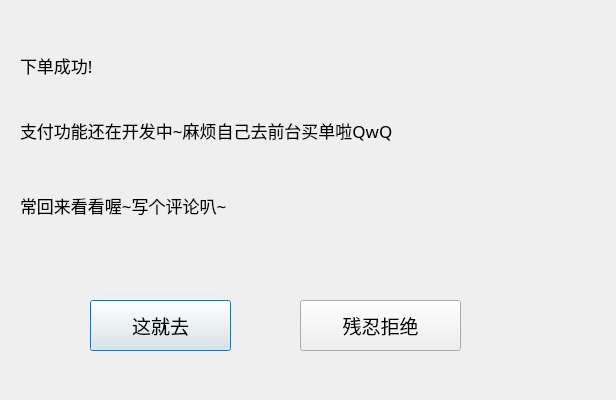
<?xml version="1.0" encoding="UTF-8"?>
<ui version="4.0">
 <class>GoToComment</class>
 <widget class="QDialog" name="GoToComment">
  <property name="geometry">
   <rect>
    <x>0</x>
    <y>0</y>
    <width>616</width>
    <height>400</height>
   </rect>
  </property>
  <property name="windowTitle">
   <string>Dialog</string>
  </property>
  <widget class="QLabel" name="label">
   <property name="geometry">
    <rect>
     <x>20</x>
     <y>30</y>
     <width>181</width>
     <height>71</height>
    </rect>
   </property>
   <property name="font">
    <font>
     <family>微软雅黑</family>
     <pointsize>13</pointsize>
    </font>
   </property>
   <property name="text">
    <string>下单成功!</string>
   </property>
  </widget>
  <widget class="QLabel" name="label_2">
   <property name="geometry">
    <rect>
     <x>20</x>
     <y>100</y>
     <width>581</width>
     <height>61</height>
    </rect>
   </property>
   <property name="font">
    <font>
     <family>微软雅黑</family>
     <pointsize>13</pointsize>
    </font>
   </property>
   <property name="text">
    <string>支付功能还在开发中~麻烦自己去前台买单啦QwQ</string>
   </property>
  </widget>
  <widget class="QLabel" name="label_3">
   <property name="geometry">
    <rect>
     <x>20</x>
     <y>170</y>
     <width>441</width>
     <height>71</height>
    </rect>
   </property>
   <property name="font">
    <font>
     <family>微软雅黑</family>
     <pointsize>13</pointsize>
    </font>
   </property>
   <property name="text">
    <string>常回来看看喔~写个评论叭~</string>
   </property>
  </widget>
  <widget class="QPushButton" name="goto_2">
   <property name="geometry">
    <rect>
     <x>90</x>
     <y>300</y>
     <width>141</width>
     <height>51</height>
    </rect>
   </property>
   <property name="sizePolicy">
    <sizepolicy hsizetype="Preferred" vsizetype="Preferred">
     <horstretch>0</horstretch>
     <verstretch>0</verstretch>
    </sizepolicy>
   </property>
   <property name="font">
    <font>
     <family>微软雅黑</family>
     <pointsize>14</pointsize>
    </font>
   </property>
   <property name="text">
    <string>这就去</string>
   </property>
  </widget>
  <widget class="QPushButton" name="back">
   <property name="geometry">
    <rect>
     <x>300</x>
     <y>300</y>
     <width>161</width>
     <height>51</height>
    </rect>
   </property>
   <property name="sizePolicy">
    <sizepolicy hsizetype="Preferred" vsizetype="Preferred">
     <horstretch>0</horstretch>
     <verstretch>0</verstretch>
    </sizepolicy>
   </property>
   <property name="font">
    <font>
     <family>微软雅黑</family>
     <pointsize>14</pointsize>
    </font>
   </property>
   <property name="text">
    <string>残忍拒绝</string>
   </property>
  </widget>
 </widget>
 <resources/>
 <connections/>
</ui>
